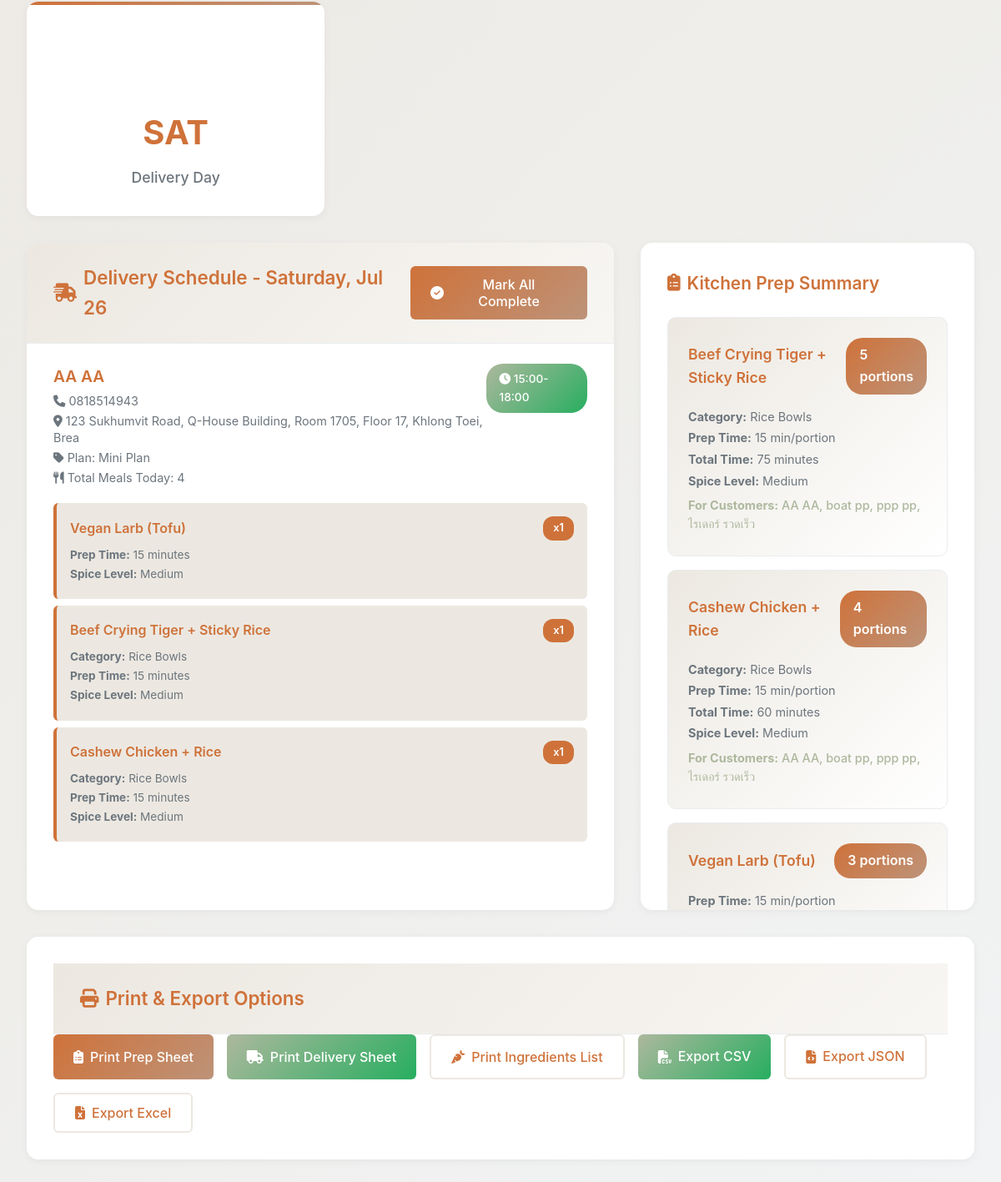
The app's page /KruaThai/kitchen/kitchen_dashboard.php (signed in, lower part), older data.
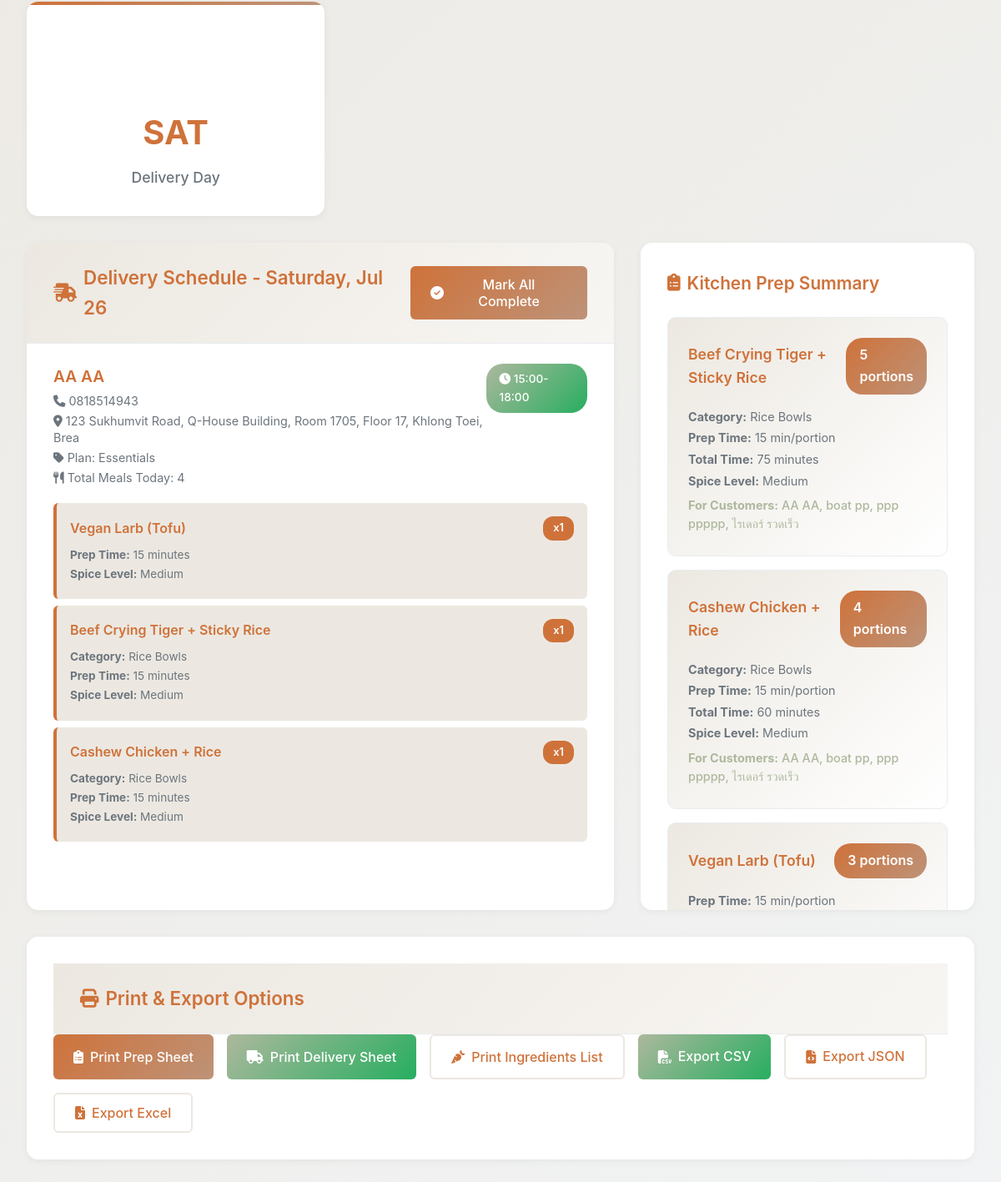
The same page, newer data.
### tables this page shows
CREATE TABLE `subscriptions` (
  `id` char(36) NOT NULL,
  `user_id` char(36) NOT NULL,
  `assigned_rider_id` char(36) DEFAULT NULL,
  `plan_id` char(36) NOT NULL,
  `status` enum('active','paused','cancelled','expired','pending_payment') DEFAULT 'pending_payment',
  `start_date` date NOT NULL,
  `end_date` date DEFAULT NULL,
  `next_billing_date` date DEFAULT NULL,
  `billing_cycle` enum('weekly','monthly') NOT NULL,
  `total_amount` decimal(8,2) NOT NULL,
  `discount_applied` decimal(8,2) DEFAULT '0.00',
  `delivery_days` longtext,
  `preferred_delivery_time` enum('09:00-12:00','12:00-15:00','15:00-18:00','18:00-21:00') DEFAULT '12:00-15:00',
  `special_instructions` text,
  `pause_start_date` date DEFAULT NULL,
  `pause_end_date` date DEFAULT NULL,
  `skip_dates` longtext,
  `auto_renew` tinyint(1) DEFAULT '1',
  `cancellation_reason` text,
  `cancelled_at` timestamp NULL DEFAULT NULL,
  `cancelled_by` char(36) DEFAULT NULL,
  `created_at` timestamp NOT NULL DEFAULT CURRENT_TIMESTAMP,
  `updated_at` timestamp NOT NULL DEFAULT CURRENT_TIMESTAMP ON UPDATE CURRENT_TIMESTAMP
);

CREATE TABLE `subscription_plans` (
  `id` char(36) NOT NULL,
  `name` varchar(100) NOT NULL,
  `name_thai` varchar(100) DEFAULT NULL,
  `description` text,
  `plan_type` enum('weekly','monthly','custom') NOT NULL,
  `meals_per_week` int(11) NOT NULL,
  `weeks_duration` int(11) DEFAULT '4',
  `base_price` decimal(8,2) NOT NULL,
  `discount_percentage` decimal(5,2) DEFAULT '0.00',
  `final_price` decimal(8,2) NOT NULL,
  `features` longtext,
  `max_skips_per_week` int(11) DEFAULT '2',
  `advance_ordering_days` int(11) DEFAULT '7',
  `is_active` tinyint(1) DEFAULT '1',
  `is_popular` tinyint(1) DEFAULT '0',
  `sort_order` int(11) DEFAULT '0',
  `created_at` timestamp NOT NULL DEFAULT CURRENT_TIMESTAMP,
  `updated_at` timestamp NOT NULL DEFAULT CURRENT_TIMESTAMP ON UPDATE CURRENT_TIMESTAMP
);

CREATE TABLE `users` (
  `id` char(36) NOT NULL,
  `email` varchar(255) NOT NULL,
  `password_hash` varchar(255) NOT NULL,
  `first_name` varchar(100) NOT NULL,
  `last_name` varchar(100) NOT NULL,
  `phone` varchar(20) DEFAULT NULL,
  `date_of_birth` date DEFAULT NULL,
  `gender` enum('male','female','other') DEFAULT NULL,
  `role` enum('customer','admin','kitchen','rider','support') DEFAULT 'customer',
  `status` enum('active','inactive','suspended','pending_verification') DEFAULT 'pending_verification',
  `email_verified` tinyint(1) DEFAULT '0',
  `email_verification_token` varchar(100) DEFAULT NULL,
  `delivery_address` text,
  `address_line_2` varchar(255) DEFAULT NULL,
  `city` varchar(100) DEFAULT NULL,
  `state` varchar(100) DEFAULT NULL,
  `zip_code` varchar(10) DEFAULT NULL,
  `country` varchar(100) DEFAULT 'Thailand',
  `delivery_instructions` text,
  `dietary_preferences` longtext,
  `allergies` longtext,
  `spice_level` enum('mild','medium','hot','extra_hot') DEFAULT 'medium',
  `last_login` timestamp NULL DEFAULT NULL,
  `failed_login_attempts` int(11) DEFAULT '0',
  `locked_until` timestamp NULL DEFAULT NULL,
  `password_reset_token` varchar(100) DEFAULT NULL,
  `password_reset_expires` timestamp NULL DEFAULT NULL,
  `created_at` timestamp NOT NULL DEFAULT CURRENT_TIMESTAMP,
  `updated_at` timestamp NOT NULL DEFAULT CURRENT_TIMESTAMP ON UPDATE CURRENT_TIMESTAMP
);

### KruaThai/kitchen/kitchen_dashboard.php (the view, shortened to what the changed rows need)
<?php
require_once '../config/database.php';
try {
    $database = new Database();
    $pdo = $database->getConnection();
} catch (Exception $e) {
    die("❌ Database connection failed: " . $e->getMessage());
}
function getUpcomingDeliveryDays($weeks = 4) {
    $deliveryDays = [];
    $today = new DateTime();
    $today->setTimezone(new DateTimeZone('America/New_York'));
    for ($week = 0; $week < $weeks; $week++) {
        $wednesday = clone $today;
        $wednesday->modify("+" . $week . " weeks");
        $wednesday->modify("wednesday this week");
        $saturday = clone $today;
        $saturday->modify("+" . $week . " weeks");
        $saturday->modify("saturday this week");
        if ($wednesday >= $today) {
            $deliveryDays[] = [
                'date' => $wednesday->format('Y-m-d'),
                'display' => 'Wednesday ' . $wednesday->format('m/d/Y')
            ];
        }
        if ($saturday >= $today) {
            $deliveryDays[] = [
                'date' => $saturday->format('Y-m-d'),
                'display' => 'Saturday ' . $saturday->format('m/d/Y')
            ];
        }
    }
    return $deliveryDays;
}
$available_delivery_days = getUpcomingDeliveryDays();
$selected_date = $_GET['date'] ?? ($available_delivery_days[0]['date'] ?? date('Y-m-d'));
$delivery_orders = [];
$meal_summary = [];
try {
    $customer_query = "
        SELECT
            s.id as subscription_id,
            s.user_id,
            s.preferred_delivery_time,
            s.special_instructions as subscription_notes,
            u.first_name,
            u.last_name,
            u.phone,
            u.delivery_address,
            u.city,
            u.dietary_preferences,
            u.allergies,
            u.spice_level,
            sp.name as plan_name,
            sp.meals_per_week,
            COUNT(sm.id) as total_meals_today
        FROM subscriptions s
        JOIN users u ON s.user_id = u.id
        JOIN subscription_plans sp ON s.plan_id = sp.id
        JOIN subscription_menus sm ON s.id = sm.subscription_id
        WHERE sm.delivery_date = ?
        AND s.status = 'active'
        AND sm.status = 'scheduled'
        GROUP BY s.id, s.user_id, u.first_name, u.last_name, u.phone,
                 u.delivery_address, u.city, u.dietary_preferences, u.allergies,
                 u.spice_level, sp.name, sp.meals_per_week,
                 s.preferred_delivery_time, s.special_instructions
        ORDER BY s.preferred_delivery_time ASC, u.last_name ASC
    ";
    $stmt = $pdo->prepare($customer_query);
    $stmt->execute([$selected_date]);
    $customers_data = $stmt->fetchAll(PDO::FETCH_ASSOC);
    foreach ($customers_data as $customer_data) {
        $customer = $customer_data;
        $customer['meals'] = [];
        $meals_query = "
            SELECT
                sm.id as subscription_menu_id,
                sm.quantity,
                sm.customizations,
                sm.special_requests,
                m.id as menu_id,
                m.name as menu_name,
                m.base_price,
                m.ingredients,
                m.cooking_method,
                m.preparation_time,
                m.spice_level as menu_spice_level,
                mc.name as category_name
            FROM subscription_menus sm
            JOIN menus m ON sm.menu_id = m.id
            LEFT JOIN menu_categories mc ON m.category_id = mc.id
            WHERE sm.delivery_date = ?
            AND sm.subscription_id = ?
            AND sm.status = 'scheduled'
            ORDER BY mc.sort_order ASC, m.name ASC
        ";
        $meals_stmt = $pdo->prepare($meals_query);
        $meals_stmt->execute([$selected_date, $customer_data['subscription_id']]);
        $meals = $meals_stmt->fetchAll(PDO::FETCH_ASSOC);
        foreach ($meals as $meal) {
            $customer['meals'][] = $meal;
            $meal_key = $meal['menu_name'];
            if (!isset($meal_summary[$meal_key])) {
                $meal_summary[$meal_key] = [
                    'menu_id' => $meal['menu_id'],
                    'name' => $meal['menu_name'],
                    'category' => $meal['category_name'],
                    'total_quantity' => 0,
                    'prep_time' => $meal['preparation_time'],
                    'spice_level' => $meal['menu_spice_level'],
                    'base_price' => $meal['base_price'],
                    'customizations' => [],
                    'special_requests' => [],
                    'ingredients' => $meal['ingredients'],
                    'cooking_method' => $meal['cooking_method'],
                    'customers' => []
                ];
            }
            $meal_summary[$meal_key]['total_quantity'] += $meal['quantity'];
            $meal_summary[$meal_key]['customers'][] = $customer['first_name'] . ' ' . $customer['last_name'];
        }
        if (!empty($customer['meals'])) {
            $delivery_orders[] = $customer;
        }
    }
    uasort($meal_summary, function($a, $b) {
        return $b['total_quantity'] - $a['total_quantity'];
    });
} catch (Exception $e) {
    error_log("Kitchen Dashboard Error: " . $e->getMessage());
    $error_message = "Error loading kitchen data: " . $e->getMessage();
}
?>
<!DOCTYPE html>
<html lang="en">
<head>
    <link href="https://ydpschool.com/fonts/BaticaSans.css" rel="stylesheet">
    <link rel="stylesheet" href="https://cdnjs.cloudflare.com/ajax/libs/font-awesome/6.4.0/css/all.min.css">
</head>
<body>
    <div class="main-container">
        <div class="content-grid">
            <div class="main-content">
                <div class="section-header">
                    <h2 class="section-title">
                        <i class="fas fa-truck-fast"></i>
                        Delivery Schedule - <?php echo !empty($selected_date) ? date('l, M j', strtotime($selected_date)) : 'Date not selected'; ?>
                    </h2>
                </div>
                <div class="customer-list">
                    <?php if (empty($delivery_orders)): ?>
                        <div class="empty-state">
                            <i class="fas fa-calendar-times"></i>
                           <h3>No Deliveries Scheduled</h3>
                            <p>No meal deliveries are scheduled for the selected date</p>
                            <small>Try selecting a different date or check if there are active subscriptions</small>
                        </div>
                    <?php else: ?>
                        <?php foreach ($delivery_orders as $index => $customer): ?>
                            <div class="customer-card" id="customer-<?php echo $customer['user_id']; ?>">
                                <div class="customer-header">
                                    <div class="customer-info">
                                        <h3><?php echo htmlspecialchars($customer['first_name'] . ' ' . $customer['last_name']); ?></h3>
                                        <div class="customer-details">
                                            <div><i class="fas fa-phone"></i> <?php echo htmlspecialchars($customer['phone'] ?? 'No phone provided'); ?></div>
                                            <div><i class="fas fa-map-marker-alt"></i> <?php echo htmlspecialchars(($customer['delivery_address'] ?? 'No address') . ', ' . ($customer['city'] ?? '')); ?></div>
                                            <div><i class="fas fa-tag"></i> Plan: <?php echo htmlspecialchars($customer['plan_name'] ?? 'Standard Plan'); ?></div>
                                            <div><i class="fas fa-utensils"></i> Total Meals Today: <?php echo count($customer['meals']); ?></div>
                                        </div>
                                    </div>
                                    <div class="delivery-time">
                                        <i class="fas fa-clock"></i>
                                        <?php echo htmlspecialchars($customer['preferred_delivery_time'] ?? '3:00 PM - 6:00 PM'); ?>
                                    </div>
                                </div>
                                <div class="meals-list">
                                    <?php foreach ($customer['meals'] as $meal): ?>
                                        <div class="meal-item">
                                            <div class="meal-header">
                                                <div class="meal-name"><?php echo htmlspecialchars($meal['menu_name']); ?></div>
                                                <div class="meal-quantity">x<?php echo $meal['quantity']; ?></div>
                                            </div>
                                            <div class="meal-meta">
                                                <?php if (!empty($meal['category_name'])): ?>
                                                    <div><strong>Category:</strong> <?php echo htmlspecialchars($meal['category_name']); ?></div>
                                                <?php endif; ?>
                                                <?php if (!empty($meal['preparation_time'])): ?>
                                                    <div><strong>Prep Time:</strong> <?php echo $meal['preparation_time']; ?> minutes</div>
                                                <?php endif; ?>
                                                <?php if (!empty($meal['menu_spice_level'])): ?>
                                                    <div><strong>Spice Level:</strong> <?php echo ucfirst($meal['menu_spice_level']); ?></div>
                                                <?php endif; ?>
                                            </div>
                                        </div>
                                    <?php endforeach; ?>
                                </div>
                            </div>
                        <?php endforeach; ?>
                    <?php endif; ?>
                </div>
            </div>
            <div class="sidebar">
                <?php if (empty($meal_summary)): ?>
                    <div class="empty-state">
                        <i class="fas fa-utensils"></i>
                        <h3>No Meals to Prepare</h3>
                        <p>No meal preparations required for this date</p>
                    </div>
                <?php else: ?>
                    <?php foreach ($meal_summary as $meal): ?>
                        <div class="prep-item">
                            <div class="prep-header">
                                <div class="prep-name"><?php echo htmlspecialchars($meal['name']); ?></div>
                                <div class="prep-quantity"><?php echo $meal['total_quantity']; ?> portions</div>
                            </div>
                            <div class="prep-meta">
                                <?php if (!empty($meal['category'])): ?>
                                    <div><strong>Category:</strong> <?php echo htmlspecialchars($meal['category']); ?></div>
                                <?php endif; ?>
                                <?php if (!empty($meal['prep_time'])): ?>
                                    <div><strong>Prep Time:</strong> <?php echo $meal['prep_time']; ?> min/portion</div>
                                    <div><strong>Total Time:</strong> <?php echo ($meal['prep_time'] * $meal['total_quantity']); ?> minutes</div>
                                <?php endif; ?>
                                <?php if (!empty($meal['spice_level'])): ?>
                                    <div><strong>Spice Level:</strong> <?php echo ucfirst($meal['spice_level']); ?></div>
                                <?php endif; ?>
                                <div class="prep-customers">
                                    <strong>For Customers:</strong> <?php echo implode(', ', array_unique($meal['customers'])); ?>
                                </div>
                            </div>
                        </div>
                    <?php endforeach; ?>
                <?php endif; ?>
            </div>
        </div>
        <div class="print-section no-print">
            <div class="section-header">
                <h2 class="section-title">
                    <i class="fas fa-print"></i>
                    Print & Export Options
                </h2>
            </div>
        </div>
    </div>
</body>
</html>

Row changes from the older to the newer data that the page shows:
changed subscriptions "AA AA": plan.name "Mini Plan" → "Essentials"
Text that changed along with them:
new list line: "Beef Crying Tiger + Sticky Rice 5 portions Category: Rice Bowls Prep Time: 15 min/portion Total Time: 75 minutes Spice Level: Medium For Customers: AA AA, boat pp, ppp ppppp, ไรเดอร์ รวดเร็ว"
new list line: "Cashew Chicken + Rice 4 portions Category: Rice Bowls Prep Time: 15 min/portion Total Time: 60 minutes Spice Level: Medium For Customers: AA AA, boat pp, ppp ppppp, ไรเดอร์ รวดเร็ว"
list line gone: "Beef Crying Tiger + Sticky Rice 5 portions Category: Rice Bowls Prep Time: 15 min/portion Total Time: 75 minutes Spice Level: Medium For Customers: AA AA, boat pp, ppp pp, ไรเดอร์ รวดเร็ว"
list line gone: "Cashew Chicken + Rice 4 portions Category: Rice Bowls Prep Time: 15 min/portion Total Time: 60 minutes Spice Level: Medium For Customers: AA AA, boat pp, ppp pp, ไรเดอร์ รวดเร็ว"
